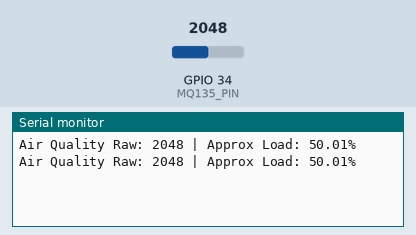
This sketch was run on a simulated ESP32. On the bench: the last lines printed to the serial monitor. The test bench sets the inputs (shaded band); at power-on: GPIO 34 (MQ135_PIN) = 2048.

Above: at 2.8 s.
2.9 s: GPIO 34 (MQ135_PIN) set to 2866
At 5.2 s:
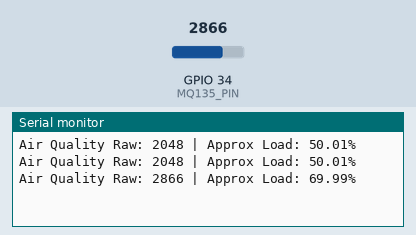
5.6 s: GPIO 34 (MQ135_PIN) set to 3603
At 7.0 s:
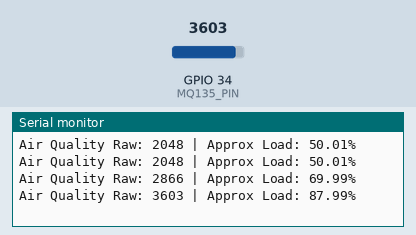
Timing chart, 0 to 8.6 s (numbered marks = the images above; inputs shaded):
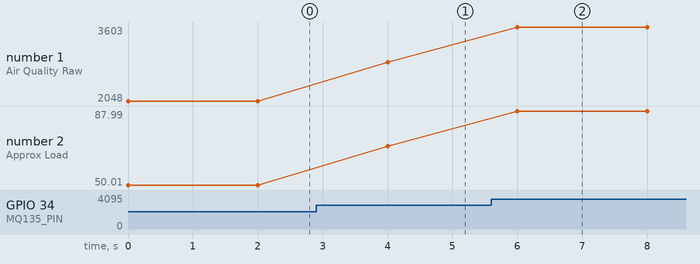

Measured:
- after the input at 2.9 s, the serial monitor: prints a new line after 1.1 s (image 1)
- after the input at 5.6 s, the serial monitor: prints a new line after 0.40 s (image 2)
- plotted number 1: 2048 → 2866 after the input at 2.9 s, 2866 → 3603 after the input at 5.6 s
- plotted number 2: 50.01 → 69.99 after the input at 2.9 s, 69.99 → 87.99 after the input at 5.6 s

The sketch:

air_quality_sensor_test.ino
```cpp
const int MQ135_PIN = 34; // Analog pin for MQ-135

void setup() {
  Serial.begin(115200);
  // No pinMode needed for analogRead on ESP32
}

void loop() {
  // Read the analog value (0 to 4095 on ESP32)
  int airQualityRaw = analogRead(MQ135_PIN);

  // Convert to a percentage for easier reading (optional)
  float percentage = (airQualityRaw / 4095.0) * 100.0;

  Serial.print("Air Quality Raw: ");
  Serial.print(airQualityRaw);
  Serial.print(" | Approx Load: ");
  Serial.print(percentage);
  Serial.println("%");

  delay(2000); // Wait 2 seconds between reads
}
```
